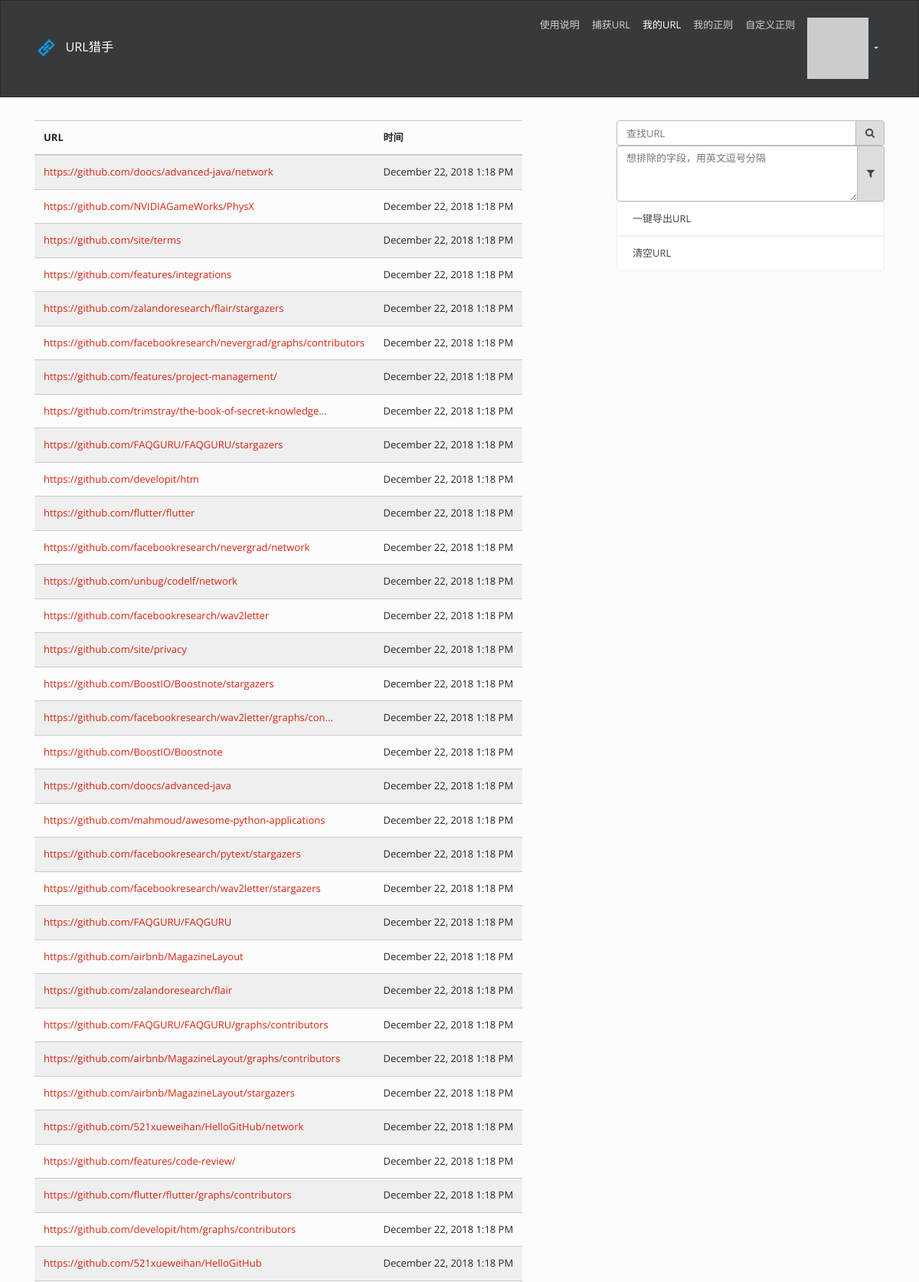
/urls (signed in, upper part), run on the app's committed database.
### urlhunter/models.py (models this page shows)
class Url(db.Model):
    id = db.Column(db.Integer, primary_key=True)
    body = db.Column(db.Text, index=True)
    timestamp = db.Column(db.DateTime, default=datetime.utcnow, index=True)
    owner_id = db.Column(db.Integer, db.ForeignKey('user.id'))

### urlhunter/blueprints/main.py (the view)
@bp.route('/urls')
@login_required
def show_urls():
    page = request.args.get('page', 1, type=int)
    per_page = current_app.config['URL_PER_PAGE']
    current_user_urls = Url.query.with_parent(current_user)
    pagination = current_user_urls.order_by(
        Url.timestamp.desc()).paginate(page, per_page)
    urls = pagination.items
    outputs = '\n'.join([url.body for url in current_user_urls.all()])
    exclude_strings = request.args.get('exclude')
    if exclude_strings:
        urls, outputs = exclude_urls(exclude_strings, urls, current_user_urls)
    return render_template('main/urls.html', urls=urls, pagination=pagination, outputs=outputs)

### urlhunter/models.py (called while the page is built)
    @login.user_loader
    def load_user(user_id):
        return User.query.get(int(user_id))

    def avatar(self, size):
        digest = md5(self.email.lower().encode('utf-8')).hexdigest()
        return f'https://www.gravatar.com/avatar/{digest}?d=identicon&s={size}'

### urlhunter/templates/main/urls.html (shortened to what this page needs)
{% extends 'layout.html' %}
{% from "bootstrap/pagination.html" import render_pagination %}
{% from "macros.html" import urllist with context %}
{% from "macros.html" import search_form %}
{% from "macros.html" import exclude_form with context %}
{% from "macros.html" import output_urls with context %}
{% block content %}
<div class="row">
    <div class="{% if urls %}col-md-8{% else %}col-md-12{% endif %}">
        {{urllist(urls, pagination)}}
    </div>
    {% if urls %}
    <div class="col-md-4">
        <div class="list-group">
            {{search_form()}}
            {{exclude_form(endpoint='main.show_urls')}}
            {{output_urls(outputs)}}
            <button class="list-group-item list-group-item-action" data-toggle="modal" data-target="#delete-modal" data-href="{{url_for('main.delete_urls')}}">清空URL</button>
        </div>
    </div>
    {% endif %}
</div>
{% endblock %}

### urlhunter/templates/macros.html (shortened to what this page needs)
{% from "bootstrap/pagination.html" import render_pagination %}
{% macro urllist(urls, pagination) %}
{% if urls %}
    <table class="table table-striped table-inverse table-responsive">
        <thead class="thead-inverse">
            <tr>
                <th>URL</th>
                <th>时间</th>
            </tr>
            </thead>
            <tbody>
                {% for url in urls %}
                <tr>
                    <td scope="row"><a href="{{url.body}}" target="_blank">{{url.body|truncate(60)}}</a></td>
                    <td>{{moment(url.timestamp).format('LLL')}}</td>
                </tr>
                {% endfor %}
            </tbody>
    </table>
{% else %}
    <div class="tip">还没有URL哦，快去<a href="{{url_for('main.extract')}}">捕获</a>它们吧！</div>
{% endif %}
{% endmacro %}
{% macro output_urls(outputs) %}
{% if outputs %}
<button type="button" class="list-group-item list-group-item-action" data-toggle="modal" data-target="#outputModal">
    一键导出URL
</button>
{% endif %}
{% endmacro %}
{% macro search_form() %}
<form action="{{url_for('main.search_urls')}}" method="get">
    <div class="input-group">
        <input type="text" class="form-control" aria-label="url search" name="q" placeholder="查找URL" value="{{request.args.get('q', '')}}">
        <div class="input-group-append">
            <button type="submit" class="input-group-text">
                <i class="fa fa-search" aria-hidden="true"></i>
            </button>
        </div>
    </div>
</form>
{% endmacro %}
{% macro exclude_form(endpoint) %}
<form action="{{url_for(endpoint)}}" method="get">
    <div class="input-group">
        <textarea class="form-control" name="exclude" rows="3" placeholder="想排除的字段，用英文逗号分隔">{{request.args.get('exclude', '')}}</textarea>
        <div class="input-group-append">
            <button type="submit" class="input-group-text">
                <i class="fa fa-filter" aria-hidden="true"></i>
            </button>
        </div>
    </div>
</form>
{% endmacro %}

### data on the page
Url: body "https://github.com/doocs/advanced-java/network", timestamp "December 22, 2018 1:18 PM"
Url: body "https://github.com/NVIDIAGameWorks/PhysX", timestamp "December 22, 2018 1:18 PM"
Url: body "https://github.com/site/terms", timestamp "December 22, 2018 1:18 PM"
Url: body "https://github.com/features/integrations", timestamp "December 22, 2018 1:18 PM"
Url: body "https://github.com/zalandoresearch/flair/stargazers", timestamp "December 22, 2018 1:18 PM"
Url: body "https://github.com/facebookresearch/nevergrad/graphs/contributors", timestamp "December 22, 2018 1:18 PM"
Url: body "https://github.com/features/project-management/", timestamp "December 22, 2018 1:18 PM"
Url: body "https://github.com/trimstray/the-book-of-secret-knowledge...", timestamp "December 22, 2018 1:18 PM"
Url: body "https://github.com/FAQGURU/FAQGURU/stargazers", timestamp "December 22, 2018 1:18 PM"
Url: body "https://github.com/developit/htm", timestamp "December 22, 2018 1:18 PM"
Url: body "https://github.com/flutter/flutter", timestamp "December 22, 2018 1:18 PM"
Url: body "https://github.com/facebookresearch/nevergrad/network", timestamp "December 22, 2018 1:18 PM"
Url: body "https://github.com/unbug/codelf/network", timestamp "December 22, 2018 1:18 PM"
Url: body "https://github.com/facebookresearch/wav2letter", timestamp "December 22, 2018 1:18 PM"
Url: body "https://github.com/site/privacy", timestamp "December 22, 2018 1:18 PM"
Url: body "https://github.com/BoostIO/Boostnote/stargazers", timestamp "December 22, 2018 1:18 PM"
Url: body "https://github.com/facebookresearch/wav2letter/graphs/con...", timestamp "December 22, 2018 1:18 PM"
Url: body "https://github.com/BoostIO/Boostnote", timestamp "December 22, 2018 1:18 PM"
Url: body "https://github.com/doocs/advanced-java", timestamp "December 22, 2018 1:18 PM"
Url: body "https://github.com/mahmoud/awesome-python-applications", timestamp "December 22, 2018 1:18 PM"
Url: body "https://github.com/facebookresearch/pytext/stargazers", timestamp "December 22, 2018 1:18 PM"
Url: body "https://github.com/facebookresearch/wav2letter/stargazers", timestamp "December 22, 2018 1:18 PM"
Url: body "https://github.com/FAQGURU/FAQGURU", timestamp "December 22, 2018 1:18 PM"
Url: body "https://github.com/airbnb/MagazineLayout", timestamp "December 22, 2018 1:18 PM"
Url: body "https://github.com/zalandoresearch/flair", timestamp "December 22, 2018 1:18 PM"
Url: body "https://github.com/FAQGURU/FAQGURU/graphs/contributors", timestamp "December 22, 2018 1:18 PM"
Url: body "https://github.com/airbnb/MagazineLayout/graphs/contributors", timestamp "December 22, 2018 1:18 PM"
Url: body "https://github.com/airbnb/MagazineLayout/stargazers", timestamp "December 22, 2018 1:18 PM"
Url: body "https://github.com/521xueweihan/HelloGitHub/network", timestamp "December 22, 2018 1:18 PM"
Url: body "https://github.com/features/code-review/", timestamp "December 22, 2018 1:18 PM"
Url: body "https://github.com/flutter/flutter/graphs/contributors", timestamp "December 22, 2018 1:18 PM"
Url: body "https://github.com/developit/htm/graphs/contributors", timestamp "December 22, 2018 1:18 PM"
Url: body "https://github.com/521xueweihan/HelloGitHub", timestamp "December 22, 2018 1:18 PM"

### other printed values
{{ config['SITE_NAME'] }} "URL猎手"
{{ render_nav_item('main.show_help', '使用说明') }} "使用说明"
{{ render_nav_item('main.extract', '捕获URL') }} "捕获URL"
{{ render_nav_item('main.show_urls', '我的URL') }} "我的URL"
{{ render_nav_item('main.show_regexs', '我的正则') }} "我的正则"
{{ render_nav_item('main.upload_regex', '自定义正则') }} "自定义正则"
